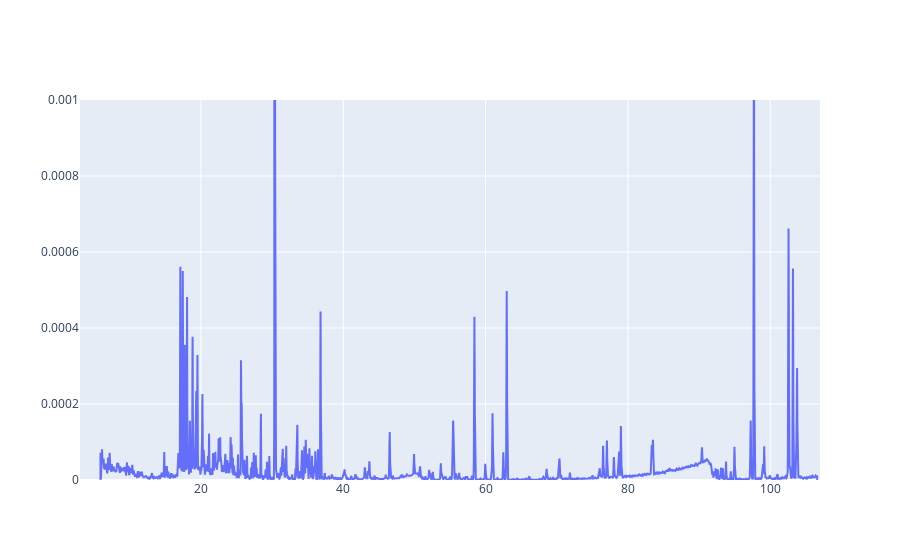

Notebook cell for this chart:
### Code cell
# Extracting the relevant data
a=eve_data['irradiance'][0]

# Creating a figure using Plotly Graph Objects
fig = go.Figure(data=go.Scatter(x=wavelength_list_full,y=a, mode='lines'))

fig.update_yaxes(#title_text="Stddev (nm)",
              range=[0, 0.001],
                )

fig.update_yaxes(title_text=
fig.update_xaxes(title_text="Wavelength")

### Figure 1 — Plotly figure (JSON) as saved in the notebook; plotly's stock layout.template omitted (floating-point values rounded to 4 significant figures; data arrays with more than 128 entries replaced by an {"elided": "..."} marker saying what was removed)
{"data": [{"mode": "lines", "type": "scatter", "x": {"elided": "5200 float values"}, "y": {"elided": "5200 float values"}}], "layout": {"autosize": true, "xaxis": {"autorange": true, "range": [3.01, 107.0], "type": "linear"}, "yaxis": {"range": [0, 0.001], "type": "linear"}}}
